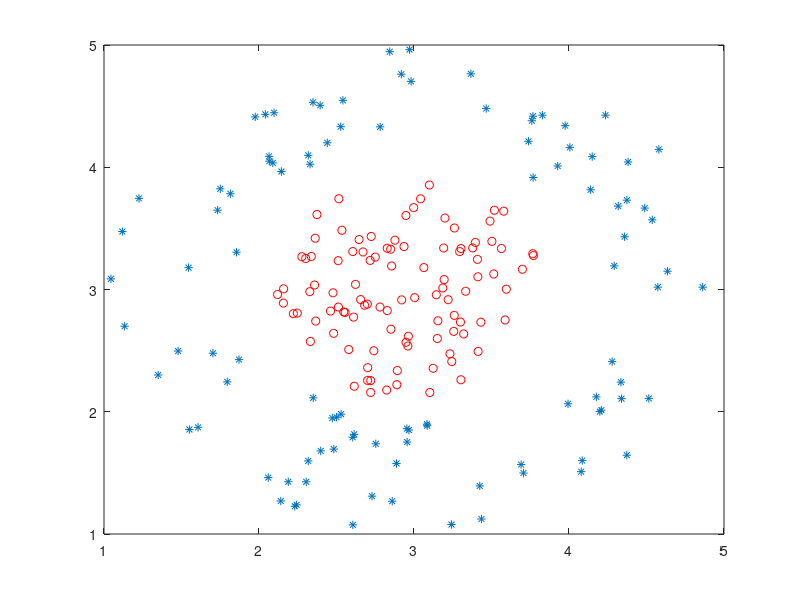

Recreate this plot in MATLAB.
%% 
% * Logistic method to Regression Analysis and Classification Design
% * Multi-classes classification
% 
%% Create 200 non-linear datas, 2 types
clc
clear
close all
data1 = rand(1,1000)*4 + 1;
data2 = rand(1,1000)*4 + 1;
circle_inx = data1 - 3;
circle_iny = data2 - 3;
r_in = circle_inx.^2 + circle_iny.^2;
index_in = find(r_in<0.8);
data_in = [data1(index_in(1:100));data2(index_in(1:100));-1*ones(1,100)];

data1 = rand(1,1000)*4 + 1;
data2 = rand(1,1000)*4 + 1;
circle_inx = data1 - 3;
circle_iny = data2 - 3;
r_in = circle_inx.^2 + circle_iny.^2;
index_out = find((r_in>1.2)&(r_in<4));
data_out = [data1(index_out(1:100));data2(index_out(1:100));ones(1,100)];
plot(data_in(1,:),data_in(2,:),'or');
hold on;
plot(data_out(1,:),data_out(2,:),'*');
data = [data_in,data_out];
save data_test1.mat data